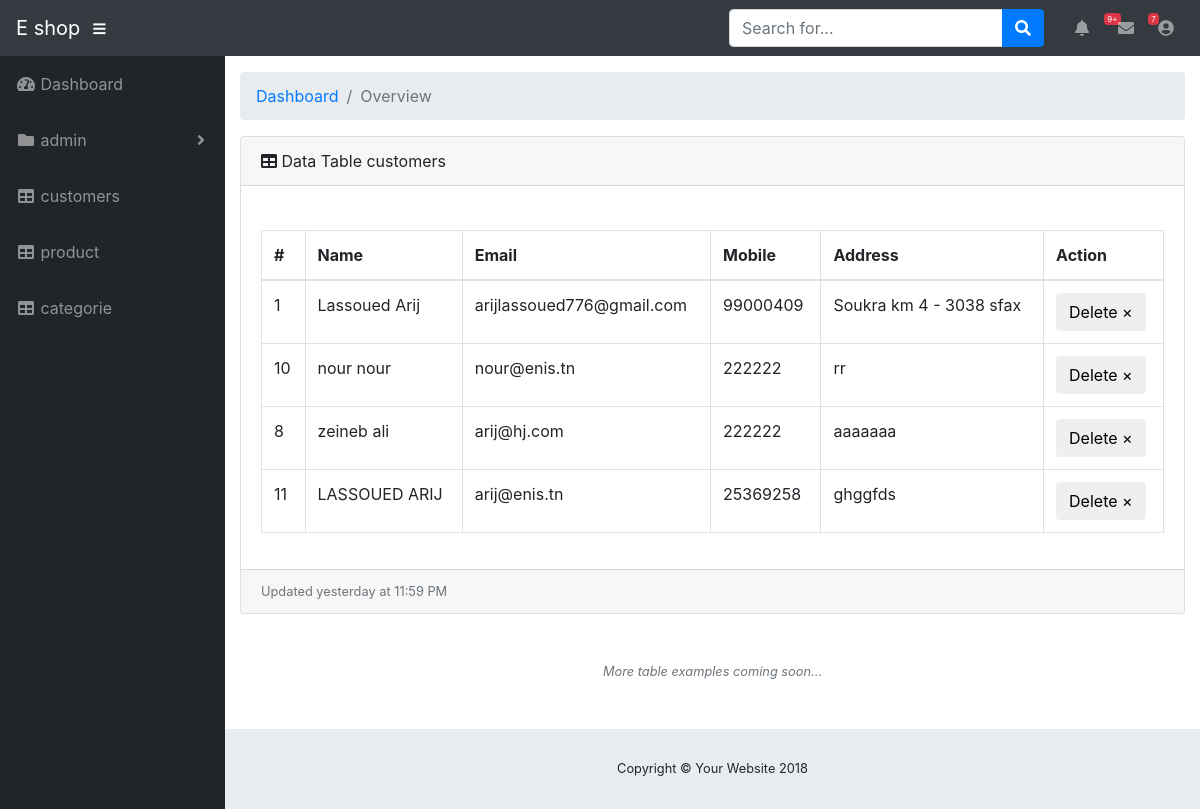
Screenshot of /adminarij/pages/customers (signed in) with the database file from the repository.
### tables this page shows
CREATE TABLE IF NOT EXISTS `clients` (
  `nom` varchar(256) NOT NULL,
  `prenom` varchar(256) NOT NULL,
  `pseudo` varchar(256) NOT NULL,
  `email` varchar(256) NOT NULL,
  `adresse` varchar(256) NOT NULL,
  `tel` int(11) NOT NULL,
  `mdp` varchar(255) NOT NULL,
  `genre` varchar(50) NOT NULL,
  `id` int(11) NOT NULL AUTO_INCREMENT,
  PRIMARY KEY (`id`)
);

### adminarij/app/controllers/Pages.php (called while the page is built, shortened)
<?php
class Pages extends Controller {
    public function __construct() {
            $this->userModel = $this->model('get');
    }
    public function customers() {
        $data=$this->userModel->getusers();
        $this->view('customers',$data);
    }
}

### adminarij/app/libraries/Core.php (called while the page is built, shortened)
<?php
  class Core {
    protected $currentMethod = 'index';
    public function __construct(){
      $url = $this->getUrl();
      if(file_exists('../app/controllers/' . ucwords($url[0]). '.php')){
        unset($url[0]);
      }
      $this->currentController = new $this->currentController;
      if(isset($url[1])){
        if(method_exists($this->currentController, $url[1])){
          $this->currentMethod = $url[1];
          unset($url[1]);
        }
      }
      $this->params = $url ? array_values($url) : [];
      call_user_func_array([$this->currentController, $this->currentMethod], $this->params);
    }
    public function getUrl(){
      if(isset($_GET['url'])){
        $url = rtrim($_GET['url'], '/');
        $url = filter_var($url, FILTER_SANITIZE_URL);
        $url = explode('/', $url);
        return $url;
      }
    }
  }

### adminarij/app/require.php (called while the page is built, shortened)
<?php
    require_once 'libraries/Core.php';
    require_once 'libraries/Controller.php';
    require_once 'libraries/Database.php';
    $init = new Core();

### adminarij/public/index.php (called while the page is built)
<?php
    require_once '../app/require.php';

### adminarij/app/libraries/Database.php (called while the page is built, shortened)
<?php
    class Database {
        private $dbHost = DB_HOST;
        private $dbUser = DB_USER;
        private $dbPass = DB_PASS;
        private $dbName = DB_NAME;
        private $statement;
        private $dbHandler;
        public function __construct() {
            $conn = 'mysql:host=' . $this->dbHost . ';dbname=' . $this->dbName;
            $options = array(
                PDO::ATTR_PERSISTENT => true,
                PDO::ATTR_ERRMODE => PDO::ERRMODE_EXCEPTION
            );
            try {
                $this->dbHandler = new PDO($conn, $this->dbUser, $this->dbPass, $options);
            } catch (PDOException $e) {
                $this->error = $e->getMessage();
                echo $this->error;
            }
        }
        public function query($sql) {
            $this->statement = $this->dbHandler->prepare($sql);
        }
        public function execute() {
            return $this->statement->execute();
        }
        public function resultSet() {
            $this->execute();
            return $this->statement->fetchAll(PDO::FETCH_OBJ);
        }
    }

### adminarij/app/models/get.php (called while the page is built, shortened)
<?php
    class get{
        private $db;
        public function __construct() {
            $this->db = new Database;
        }
        public function getusers(){
            $this->db->query('SELECT * FROM clients ');
            $pc = $this->db->resultSet();
            return($pc);
        }
    }

### adminarij/app/views/customers.php (the view, shortened to what this page needs)
<!DOCTYPE html>
<html lang="en">
<?php include "includes/top.php";?>
  <body id="page-top">
  <?php include "includes/navbar.php";?>
    <div id="wrapper">
    <?php include "includes/sidebar.php";?>
    <div class="card mb-3">
            <div class="card-header">
              <i class="fas fa-table"></i>
              Data Table customers</div>
            <div class="card-body">
              <div class="table-responsive">
                <table class="table table-bordered" id="dataTable" width="100%" cellspacing="0">
                <thead>
            <tr>
              <th>#</th>
              <th>Name</th>
              <th>Email</th>
              <th>Mobile</th>
              <th>Address</th>
			        <th>Action</th>
            </tr>
          </thead>
          <tbody id="customer_list">
		  <?php foreach($data as $user){ ?>
             <tr>
              <td><?php echo($user->id)?></td>
              <td><?php echo($user->nom)?> <?php echo($user->prenom)?></td>
              <td><?php echo($user->email)?></td>
              <td><?php echo($user->tel)?></td>
              <td><?php echo($user->adresse)?></td>
              <td>
              <form  action=  "<?php echo URLROOT ?>/pages/deleteuser"  method="POST" >
              <button type="submit" class="btn btn-default add-product" data-dismiss="modal" aria-label="Close">Delete
                        <span aria-hidden="true">&times;</span>
                        </button>
											</form>
              </td>
            </tr>
			<?php } ?>
          </tbody>
                </table>
              </div>
            </div>
            <div class="card-footer small text-muted">Updated yesterday at 11:59 PM</div>
          </div>
          <p class="small text-center text-muted my-5">
            <em>More table examples coming soon...</em>
          </p>
        </div>
        <?php include "includes/footer.php";?>
  </body>
</html>

### adminarij/app/libraries/Controller.php (shortened to what this page needs)
<?php
    class Controller {
        public function view($view, $data = [],$a= [],$dump=[]) {
            if (file_exists('../app/views/' . $view . '.php')) {
                require_once '../app/views/' . $view . '.php';
            } else {
                die("View does not exists.");
            }
        }
    }

### adminarij/app/views/includes/top.php (shortened to what this page needs)
<head>
<link href="http://localhost/adminarij/public/vendor/bootstrap/css/bootstrap.min.css" rel="stylesheet">
<link href="http://localhost/adminarij/public/vendor/fontawesome-free/css/all.min.css" rel="stylesheet" type="text/css">
<link href="http://localhost/adminarij/public/vendor/datatables/dataTables.bootstrap4.css" rel="stylesheet">
<link href="http://localhost/adminarij/public/css/sb-admin.css" rel="stylesheet">
</head>

### adminarij/app/views/includes/navbar.php (shortened to what this page needs)
<nav class="navbar navbar-expand navbar-dark bg-dark static-top">
  <a class="navbar-brand mr-1" href="index.html">E shop </a>
  <button class="btn btn-link btn-sm text-white order-1 order-sm-0" id="sidebarToggle" href="#">
    <i class="fas fa-bars"></i>
  </button>
  <form class="d-none d-md-inline-block form-inline ml-auto mr-0 mr-md-3 my-2 my-md-0">
    <div class="input-group">
      <input type="text" class="form-control" placeholder="Search for..." aria-label="Search" aria-describedby="basic-addon2">
      <div class="input-group-append">
        <button class="btn btn-primary" type="button">
          <i class="fas fa-search"></i>
        </button>
      </div>
    </div>
  </form>
  <ul class="navbar-nav ml-auto ml-md-0">
    <li class="nav-item dropdown no-arrow mx-1">
      <a class="nav-link dropdown-toggle" href="#" id="alertsDropdown" role="button" data-toggle="dropdown" aria-haspopup="true" aria-expanded="false">
        <i class="fas fa-bell fa-fw"></i>
        <span class="badge badge-danger">9+</span>
      </a>
    </li>
    <li class="nav-item dropdown no-arrow mx-1">
      <a class="nav-link dropdown-toggle" href="#" id="messagesDropdown" role="button" data-toggle="dropdown" aria-haspopup="true" aria-expanded="false">
        <i class="fas fa-envelope fa-fw"></i>
        <span class="badge badge-danger">7</span>
      </a>
    </li>
    <li class="nav-item dropdown no-arrow">
      <a class="nav-link dropdown-toggle" href="#" id="userDropdown" role="button" data-toggle="dropdown" aria-haspopup="true" aria-expanded="false">
        <i class="fas fa-user-circle fa-fw"></i>
      </a>
    </li>
  </ul>
</nav>

### adminarij/app/views/includes/sidebar.php (shortened to what this page needs)
<ul class="sidebar navbar-nav">
        <li class="nav-item">
          <a class="nav-link" href="http://localhost/adminarij/pages/index">
            <i class="fas fa-fw fa-tachometer-alt"></i>
            <span>Dashboard</span>
          </a>
        </li>
        <li class="nav-item dropdown">
          <a class="nav-link dropdown-toggle" href="#" id="pagesDropdown" role="button" data-toggle="dropdown" aria-haspopup="true" aria-expanded="false">
            <i class="fas fa-fw fa-folder"></i>
            <span>admin</span>
          </a>
        </li>
        <li class="nav-item">
          <a class="nav-link" href="http://localhost/adminarij/pages/customers">
            <i class="fas fa-fw fa-table"></i>
            <span>customers</span></a>
        </li>
        <li class="nav-item">
          <a class="nav-link" href="http://localhost/adminarij/pages/products">
            <i class="fas fa-fw fa-table"></i>
            <span>product</span></a>
        </li>
        <li class="nav-item">
          <a class="nav-link" href="http://localhost/adminarij/pages/categories">
            <i class="fas fa-fw fa-table"></i>
            <span>categorie</span></a>
        </li>
      </ul>
      <div id="content-wrapper">
<div class="container-fluid">
  <ol class="breadcrumb">
    <li class="breadcrumb-item">
      <a href="#">Dashboard</a>
    </li>
    <li class="breadcrumb-item active">Overview</li>
  </ol>

### adminarij/app/views/includes/footer.php (shortened to what this page needs)
<footer class="sticky-footer">
         <div class="container my-auto">
           <div class="copyright text-center my-auto">
             <span>Copyright © Your Website 2018</span>
           </div>
         </div>
       </footer>
     </div>
   </div>

### adminarij/public/css/sb-admin.css (style rules this page uses)
html { position: relative; min-height: 100%; }
body { height: 100%; }
#wrapper { display: -webkit-box; display: -ms-flexbox; display: flex; }
#wrapper #content-wrapper { overflow-x: hidden; width: 100%; padding-top: 1rem; padding-bottom: 80px; }
.navbar-nav .nav-item.dropdown .dropdown-toggle::after { width: 1rem; text-align: center; float: right; vertical-align: 0; border: 0; font-weight: 900; content: '\f105'; font-family: 'Font Awesome 5 Free'; }
.navbar-nav .nav-item.dropdown.no-arrow .dropdown-toggle::after { display: none; }
.navbar-nav .nav-item .nav-link .badge { position: absolute; margin-left: 0.75rem; top: 0.3rem; font-weight: 400; font-size: 0.5rem; }
.sidebar { width: 90px !important; background-color: #212529; min-height: calc(100vh - 56px); }
.sidebar .nav-item:last-child { margin-bottom: 1rem; }
.sidebar .nav-item .nav-link { text-align: center; padding: 0.75rem 1rem; width: 90px; }
.sidebar .nav-item .nav-link span { font-size: 0.65rem; display: block; }
.sidebar .nav-item.dropdown .dropdown-toggle::after { display: none; }
.sidebar .nav-item .nav-link { color: rgba(255, 255, 255, 0.5); }
@media (min-width: 768px) { .sidebar { width: 225px !important; } }
@media (min-width: 768px) { .sidebar .nav-item .nav-link { display: block; width: 100%; text-align: left; padding: 1rem; width: 225px; } }
@media (min-width: 768px) { .sidebar .nav-item .nav-link span { font-size: 1rem; display: inline; } }
@media (min-width: 768px) { .sidebar .nav-item.dropdown .dropdown-toggle::after { display: block; } }
:root { --input-padding-x: 0.75rem; --input-padding-y: 0.75rem; }
footer.sticky-footer { display: -webkit-box; display: -ms-flexbox; display: flex; position: absolute; right: 0; bottom: 0; width: calc(100% - 90px); height: 80px; background-color: #e9ecef; }
footer.sticky-footer .copyright { line-height: 1; font-size: 0.8rem; }
@media (min-width: 768px) { footer.sticky-footer { width: calc(100% - 225px); } }

### rows the page displays
clients: id "1", nom "Lassoued", prenom "Arij", email "arijlassoued776@gmail.com", tel "99000409", adresse "Soukra km 4 - 3038 sfax"
clients: id "10", nom "nour", prenom "nour", email "nour@enis.tn", tel "222222", adresse "rr"
clients: id "8", nom "zeineb", prenom "ali", email "arij@hj.com", tel "222222", adresse "aaaaaaa"
clients: id "11", nom "LASSOUED", prenom "ARIJ", email "arij@enis.tn", tel "25369258", adresse "ghggfds"
